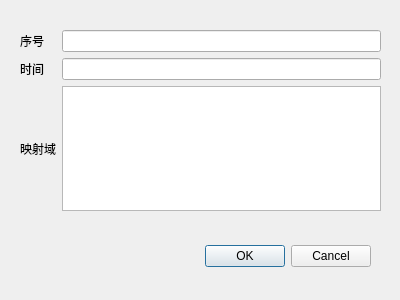
<?xml version="1.0" encoding="UTF-8"?>
<ui version="4.0">
 <class>Dialog</class>
 <widget class="QDialog" name="Dialog">
  <property name="geometry">
   <rect>
    <x>0</x>
    <y>0</y>
    <width>400</width>
    <height>300</height>
   </rect>
  </property>
  <property name="windowTitle">
   <string>Dialog</string>
  </property>
  <widget class="QDialogButtonBox" name="buttonBox">
   <property name="geometry">
    <rect>
     <x>30</x>
     <y>240</y>
     <width>341</width>
     <height>32</height>
    </rect>
   </property>
   <property name="orientation">
    <enum>Qt::Horizontal</enum>
   </property>
   <property name="standardButtons">
    <set>QDialogButtonBox::Cancel|QDialogButtonBox::Ok</set>
   </property>
  </widget>
  <widget class="QWidget" name="">
   <property name="geometry">
    <rect>
     <x>20</x>
     <y>30</y>
     <width>361</width>
     <height>181</height>
    </rect>
   </property>
   <layout class="QGridLayout" name="gridLayout">
    <item row="1" column="1">
     <widget class="QLineEdit" name="TimelineEdit"/>
    </item>
    <item row="0" column="0">
     <widget class="QLabel" name="label_5">
      <property name="text">
       <string>序号</string>
      </property>
     </widget>
    </item>
    <item row="2" column="0">
     <widget class="QLabel" name="label_2">
      <property name="text">
       <string>映射域</string>
      </property>
     </widget>
    </item>
    <item row="1" column="0">
     <widget class="QLabel" name="label">
      <property name="text">
       <string>时间</string>
      </property>
     </widget>
    </item>
    <item row="0" column="1">
     <widget class="QLineEdit" name="SequencelineEdit"/>
    </item>
    <item row="2" column="1">
     <widget class="QTextEdit" name="MapTextEdit"/>
    </item>
   </layout>
  </widget>
 </widget>
 <resources/>
 <connections>
  <connection>
   <sender>buttonBox</sender>
   <signal>accepted()</signal>
   <receiver>Dialog</receiver>
   <slot>accept()</slot>
   <hints>
    <hint type="sourcelabel">
     <x>248</x>
     <y>254</y>
    </hint>
    <hint type="destinationlabel">
     <x>157</x>
     <y>274</y>
    </hint>
   </hints>
  </connection>
  <connection>
   <sender>buttonBox</sender>
   <signal>rejected()</signal>
   <receiver>Dialog</receiver>
   <slot>reject()</slot>
   <hints>
    <hint type="sourcelabel">
     <x>316</x>
     <y>260</y>
    </hint>
    <hint type="destinationlabel">
     <x>286</x>
     <y>274</y>
    </hint>
   </hints>
  </connection>
 </connections>
</ui>
